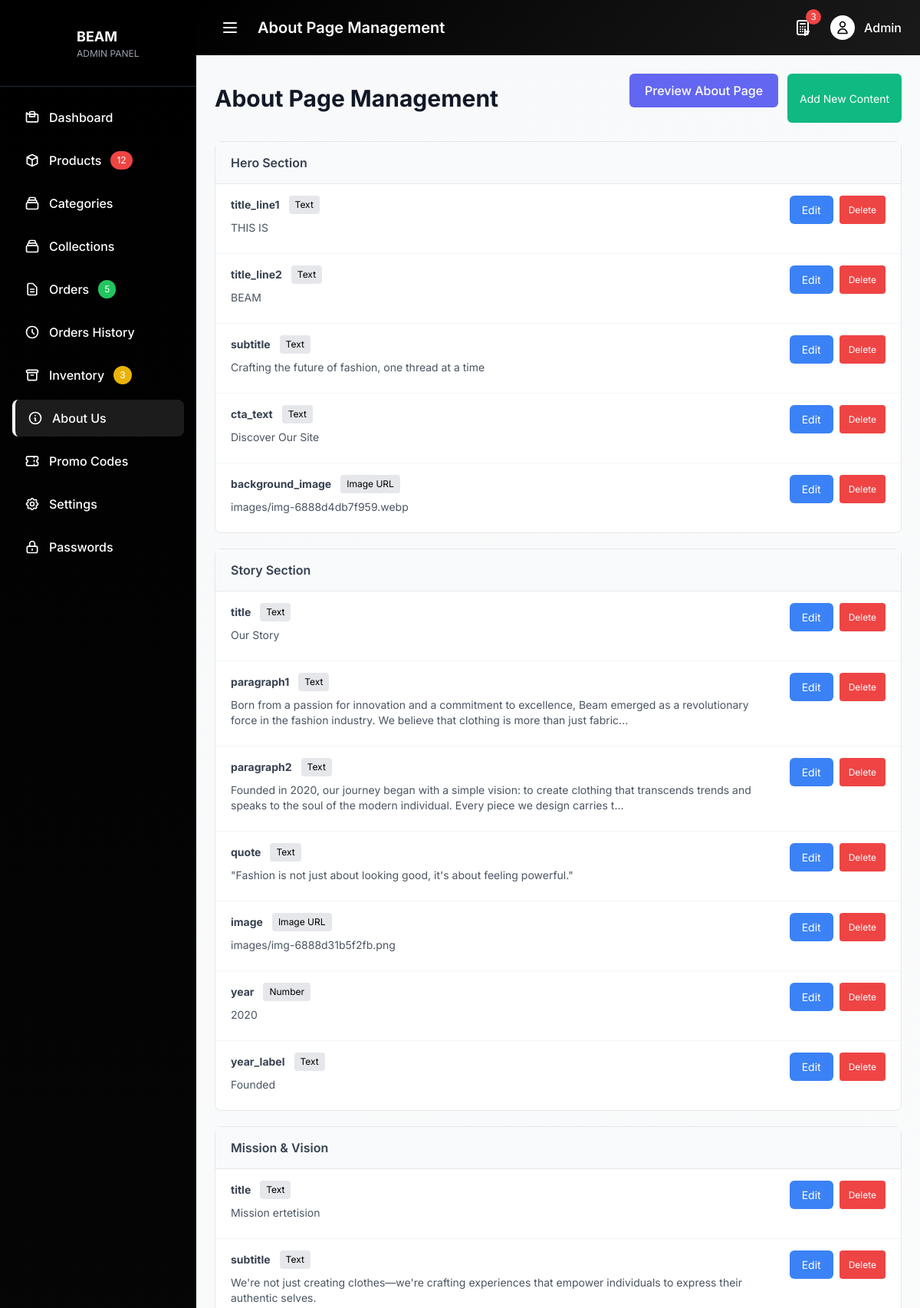
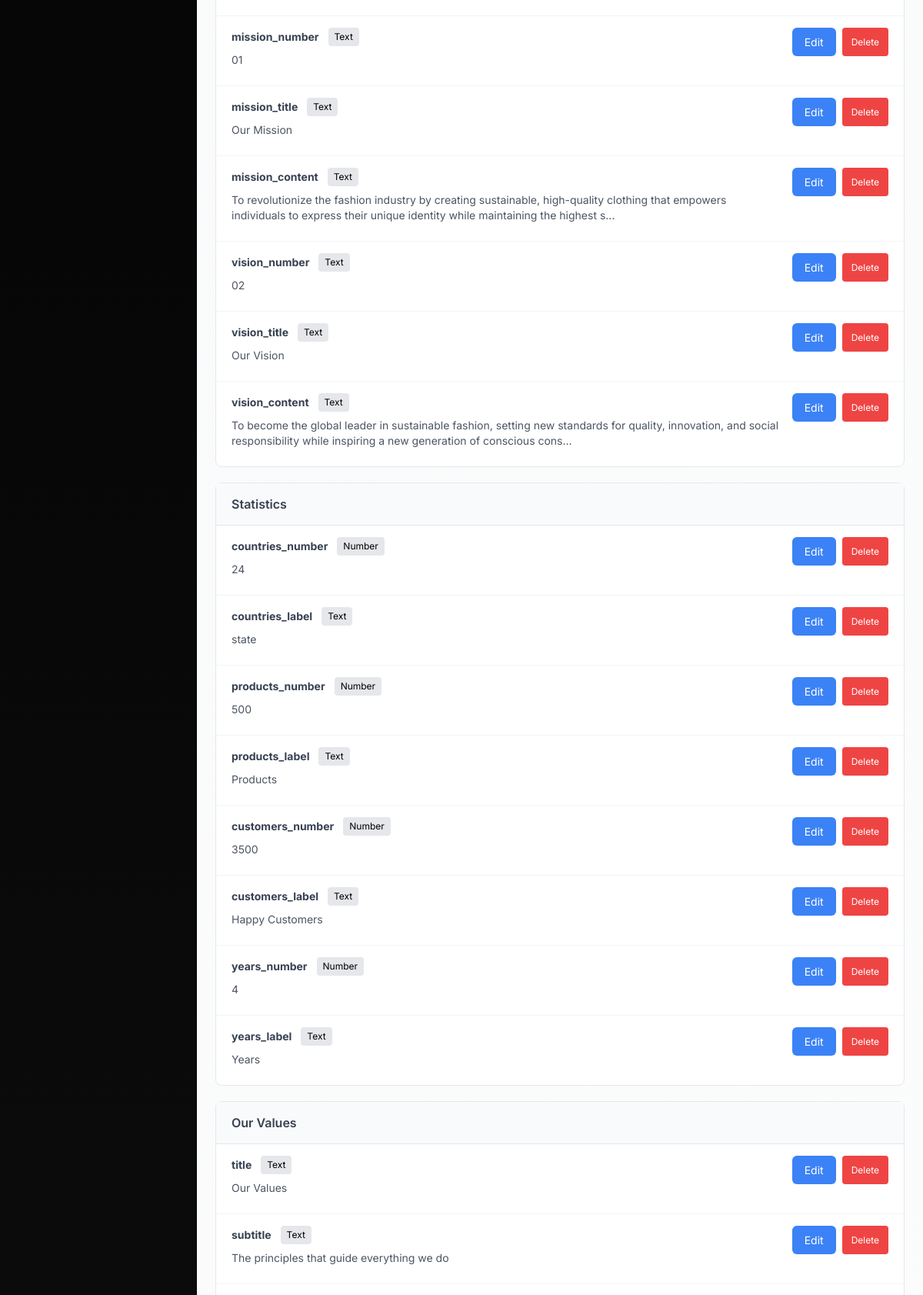
Screenshot of /admin/about-bad.php (upper part) with the database file from the repository (2 pictures, top to bottom).
### tables this page shows
CREATE TABLE `aboutus` (
  `id` int(11) NOT NULL,
  `section_name` varchar(100) NOT NULL,
  `content_key` varchar(100) NOT NULL,
  `content_type` enum('text','image','number','url','html') NOT NULL,
  `content_value` text DEFAULT NULL,
  `sort_order` int(11) DEFAULT 0,
  `name` varchar(100) NOT NULL,
  `position` varchar(100) NOT NULL,
  `bio` text DEFAULT NULL,
  `image_path` varchar(255) DEFAULT NULL,
  `email` varchar(100) DEFAULT NULL,
  `social_links` text DEFAULT NULL,
  `display_order` int(11) DEFAULT 0,
  `is_active` tinyint(1) DEFAULT 1,
  `created_at` timestamp NOT NULL DEFAULT current_timestamp(),
  `updated_at` timestamp NOT NULL DEFAULT current_timestamp() ON UPDATE current_timestamp()
);

### includes/functions.php (called while the page is built, shortened)
<?php
function getAllAboutContent($editable = false) {
    $cacheKey = $editable ? 'editable' : 'regular';
    $pdo = getDBConnection();
    $stmt = $pdo->prepare("SELECT section_name, content_key, content_value, content_type, sort_order FROM aboutus WHERE is_active = 1 ORDER BY section_name, sort_order ASC");
    $stmt->execute();
    $results = $stmt->fetchAll();
    $allContent = [];
    foreach ($results as $row) {
        if (!isset($allContent[$row['section_name']])) {
            $allContent[$row['section_name']] = [];
        }
        if ($editable) {
            if (!isset($allContent[$row['section_name']][$row['content_key']])) {
                $allContent[$row['section_name']][$row['content_key']] = $row['content_value'];
            }
        } else {
            $allContent[$row['section_name']][$row['content_key']] = $row['content_value'];
        }
    }
    return $allContent;
}
?>

### admin/about-bad.php (the view, shortened to what this page needs)
<?php
require_once '../includes/functions.php';
$aboutContent = getAllAboutContent();
$sections = [
    'hero' => 'Hero Section',
    'story' => 'Story Section',
    'mission_vision' => 'Mission & Vision',
    'stats' => 'Statistics',
    'values' => 'Our Values',
    'timeline' => 'Timeline',
    'team' => 'Team Members',
    'cta' => 'Call to Action'
];
$contentTypes = [
    'text' => 'Text',
    'html' => 'HTML',
    'image' => 'Image URL',
    'url' => 'URL',
    'number' => 'Number'
];
?>
<!DOCTYPE html>
<html lang="en">
<head>
    <script src="https://cdn.tailwindcss.com"></script>
    <link rel="stylesheet" href="../style.css">
    <link rel="stylesheet" href="admin.css">
</head>
<body class="bg-gray-50 font-['Inter']">
    <div class="flex h-screen">
        <?php include 'includes/sidebar.php'; ?>
        <div class="flex-1 flex flex-col overflow-hidden">
            <?php include 'includes/header.php'; ?>
            <main class="content-area flex-1 overflow-y-auto p-4 lg:p-6">
                <div class="flex justify-between items-center mb-6">
                    <h1 class="text-2xl lg:text-3xl font-bold text-gray-900">About Page Management</h1>
                    <div class="flex gap-3">
                        <a href="../about.php" target="_blank" class="preview-link">
                            Preview About Page
                        </a>
                        <button onclick="openAddModal()" class="btn-success">
                            Add New Content
                        </button>
                    </div>
                </div>
            <?php foreach ($sections as $sectionKey => $sectionName): ?>
                <div class="section-card">
                    <div class="section-header">
                        <h2><?php echo $sectionName; ?></h2>
                    </div>
                    <?php if (isset($aboutContent[$sectionKey])): ?>
                        <?php foreach ($aboutContent[$sectionKey] as $key => $value): ?>
                            <div class="content-item">
                                <div class="flex justify-between items-start">
                                    <div class="flex-1">
                                        <div class="flex items-center gap-3 mb-2">
                                            <strong class="text-sm text-gray-700"><?php echo htmlspecialchars($key); ?></strong>
                                            <span class="text-xs bg-gray-200 px-2 py-1 rounded">
                                                <?php
                                                $pdo = getDBConnection();
                                                $stmt = $pdo->prepare("SELECT content_type FROM aboutus WHERE section_name = ? AND content_key = ?");
                                                $stmt->execute([$sectionKey, $key]);
                                                $result = $stmt->fetch();
                                                echo $result ? $contentTypes[$result['content_type']] : 'Text';
                                                ?>
                                            </span>
                                        </div>
                                        <div class="text-sm text-gray-600 mb-2">
                                            <?php
                                            if (strlen($value) > 200) {
                                                echo htmlspecialchars(substr($value, 0, 200)) . '...';
                                            } else {
                                                echo htmlspecialchars($value);
                                            }
                                            ?>
                                        </div>
                                    </div>
                                    <div class="flex gap-2 ml-4">
                                        <button onclick="openEditModal('<?php echo $sectionKey; ?>', '<?php echo $key; ?>', <?php echo htmlspecialchars(json_encode($value)); ?>)" class="btn-primary">
                                            Edit
                                        </button>
                                        <button onclick="deleteContent('<?php echo $sectionKey; ?>', '<?php echo $key; ?>')" class="btn-danger">
                                            Delete
                                        </button>
                                    </div>
                                </div>
                            </div>
                        <?php endforeach; ?>
                    <?php else: ?>
                        <div class="content-item">
                            <p class="text-gray-500 italic">No content found for this section.</p>
                        </div>
                    <?php endif; ?>
                </div>
            <?php endforeach; ?>
            </main>
        </div>
    </div>
</body>
</html>

### style.css (style rules this page uses)
body { font-family: 'Inter', sans-serif; margin: 0; padding: 0; overflow-x: hidden; }
button, .size-btn, .quantity-btn { transition: all 0.2s ease; }

### admin/admin.css (style rules this page uses)
.content-area { background: linear-gradient(135deg, #f8f9fa 0%, #ffffff 100%); }
.btn-primary { background: linear-gradient(135deg, #000000 0%, #1a1a1a 100%); transition: all 0.3s ease; }
.btn-danger { background: linear-gradient(135deg, #dc2626 0%, #b91c1c 100%); transition: all 0.3s ease; }

### admin/about-bad.php (style rules this page uses)
.content-area { background: linear-gradient(135deg, #f8f9fa 0%, #ffffff 100%); }
.section-card { border: 1px solid #e5e7eb; border-radius: 8px; background: white; margin-bottom: 20px; transition: all 0.3s cubic-bezier(0.4, 0, 0.2, 1); }
.section-header { background: #f9fafb; padding: 15px 20px; border-bottom: 1px solid #e5e7eb; font-weight: 600; color: #374151; }
.content-item { padding: 15px 20px; border-bottom: 1px solid #f3f4f6; }
.content-item:last-child { border-bottom: none; }
.btn-primary { background: #3b82f6; color: white; padding: 8px 16px; border-radius: 6px; border: none; cursor: pointer; font-size: 14px; }
.btn-danger { background: #ef4444; color: white; padding: 6px 12px; border-radius: 4px; border: none; cursor: pointer; font-size: 12px; }
.btn-success { background: #10b981; color: white; padding: 8px 16px; border-radius: 6px; border: none; cursor: pointer; font-size: 14px; }
.preview-link { display: inline-block; background: #6366f1; color: white; padding: 10px 20px; border-radius: 6px; text-decoration: none; margin-bottom: 20px; font-weight: 500; }

### rows the page displays
aboutus: content_type "Text"
aboutus: content_type "Text"
aboutus: content_type "Text"
aboutus: content_type "Text"
aboutus: content_type "Image URL"
aboutus: content_type "Text"
aboutus: content_type "Text"
aboutus: content_type "Text"
aboutus: content_type "Text"
aboutus: content_type "Image URL"
aboutus: content_type "Number"
aboutus: content_type "Text"
aboutus: content_type "Text"
aboutus: content_type "Text"
aboutus: content_type "Text"
aboutus: content_type "Text"
aboutus: content_type "Text"
aboutus: content_type "Text"
aboutus: content_type "Text"
aboutus: content_type "Text"
aboutus: content_type "Number"
aboutus: content_type "Text"
aboutus: content_type "Number"
aboutus: content_type "Text"
aboutus: content_type "Number"
aboutus: content_type "Text"
aboutus: content_type "Number"
aboutus: content_type "Text"
aboutus: content_type "Text"
aboutus: content_type "Text"

### other values shown
$pageTitle "About Page Management"
$sectionName "Hero Section"
$key "title_line1"
$value "THIS IS"
$key "title_line2"
$value "BEAM"
$key "subtitle"
$value "Crafting the future of fashion, one thread at a time"
$key "cta_text"
$value "Discover Our Site"
$key "background_image"
$value "images/img-6888d4db7f959.webp"
$sectionName "Story Section"
$key "title"
$value "Our Story"
